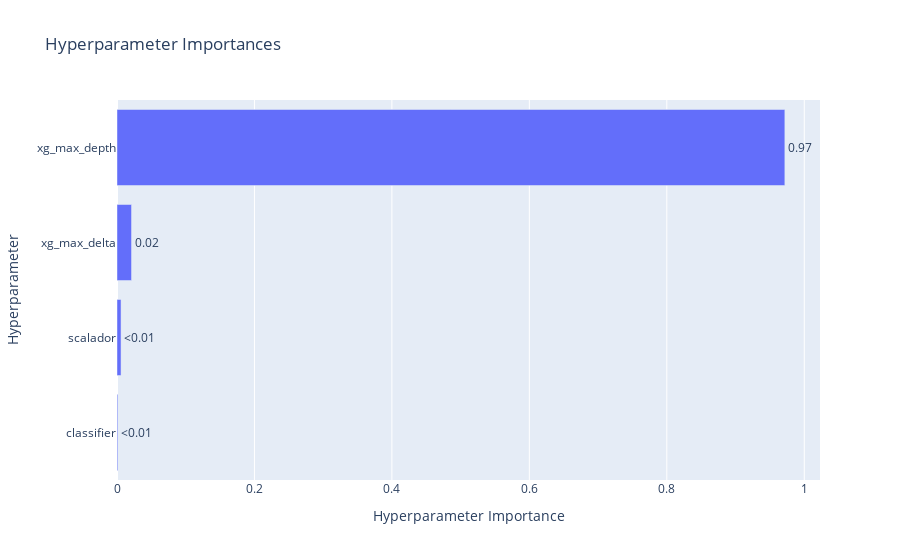

The notebook cell this image was saved under:
### Code cell
optuna.visualization.plot_param_importances(study)

### Figure 1 — Plotly figure (JSON) as saved in the notebook; plotly's stock layout.template omitted (floating-point values rounded to 4 significant figures)
{"data": [{"cliponaxis": false, "hovertemplate": ["classifier (CategoricalDistribution): 0.0012069666442573812<extra></extra>", "scalador (CategoricalDistribution): 0.0058784728262450394<extra></extra>", "xg_max_delta (IntDistribution): 0.021142195103271946<extra></extra>", "xg_max_depth (IntDistribution): 0.9717723654262257<extra></extra>"], "name": "Objective Value", "orientation": "h", "text": ["<0.01", "<0.01", "0.02", "0.97"], "textposition": "outside", "type": "bar", "x": [0.001207, 0.005878, 0.02114, 0.9718], "y": ["classifier", "scalador", "xg_max_delta", "xg_max_depth"]}], "layout": {"title": {"text": "Hyperparameter Importances"}, "xaxis": {"title": {"text": "Hyperparameter Importance"}}, "yaxis": {"title": {"text": "Hyperparameter"}}}}
